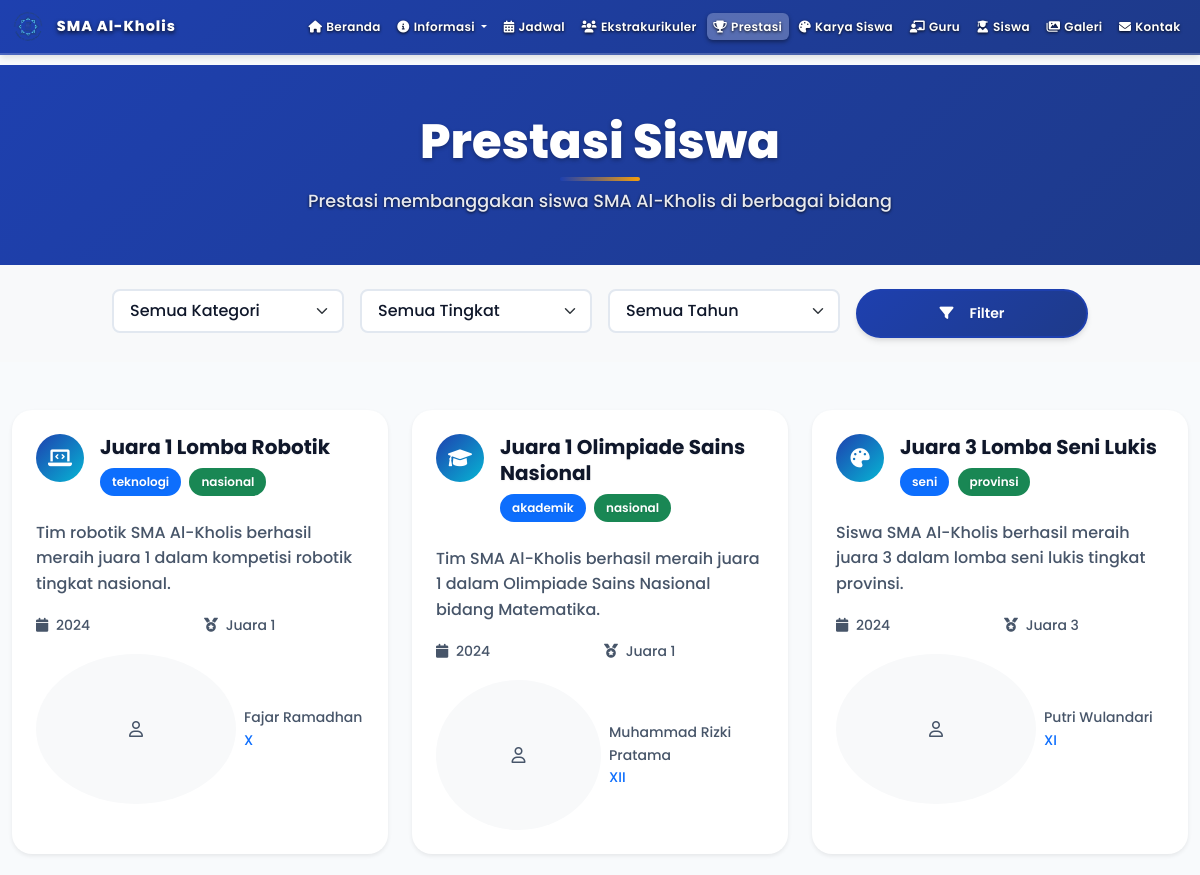
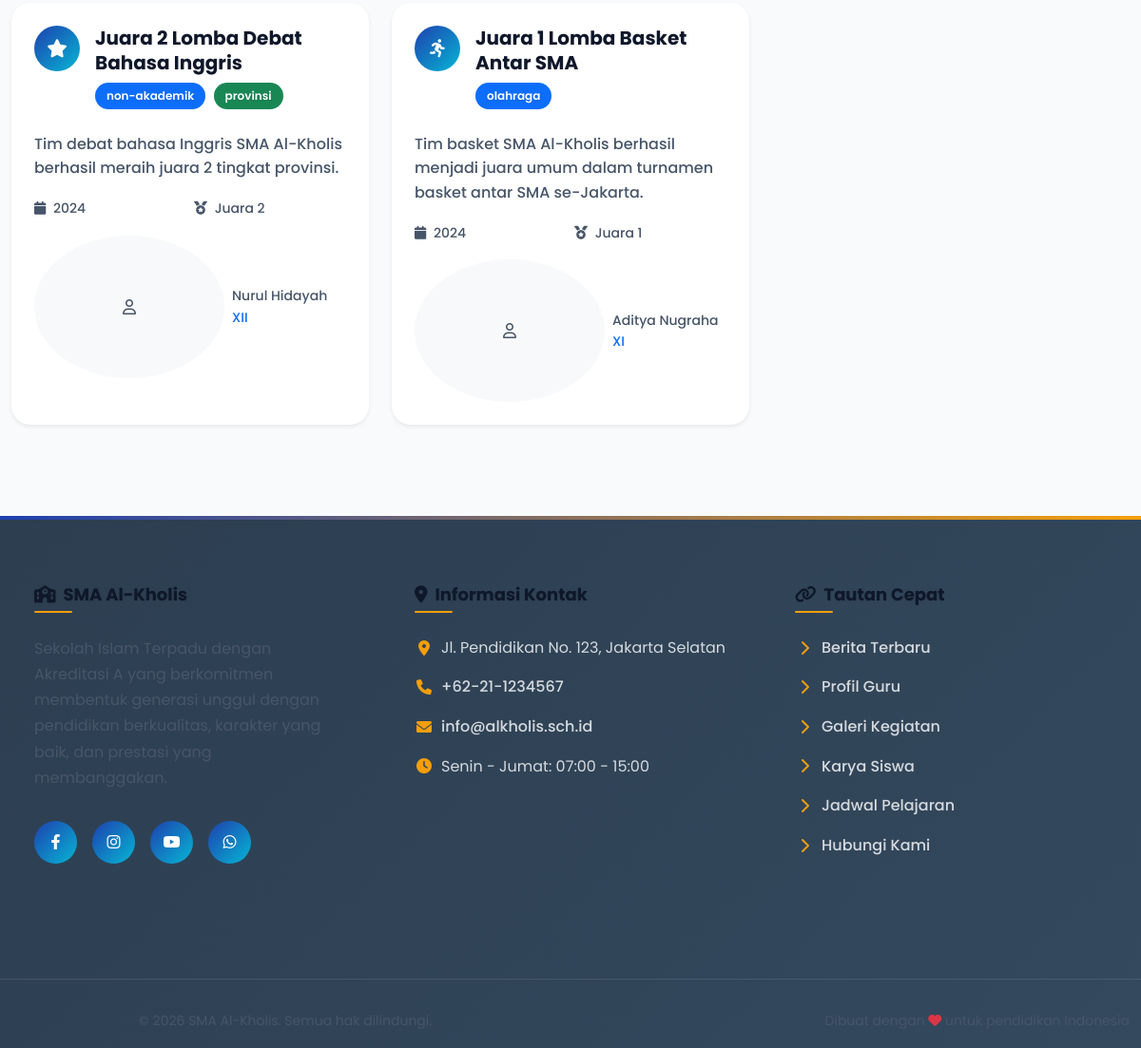
The page /prestasi.php on the database its author committed (2 pictures, top to bottom).
### tables this page shows
CREATE TABLE IF NOT EXISTS prestasi (
    id INT AUTO_INCREMENT PRIMARY KEY,
    nama_prestasi VARCHAR(255) NOT NULL,
    kategori ENUM('akademik', 'non-akademik', 'olahraga', 'seni', 'teknologi') NOT NULL,
    tingkat ENUM('sekolah', 'kecamatan', 'kabupaten', 'provinsi', 'nasional', 'internasional') NOT NULL,
    peringkat VARCHAR(50),
    tahun VARCHAR(4),
    deskripsi TEXT,
    siswa_id INT,
    guru_pembimbing_id INT,
    image VARCHAR(500),
    status ENUM('active', 'inactive') DEFAULT 'active',
    created_at TIMESTAMP DEFAULT CURRENT_TIMESTAMP,
    updated_at TIMESTAMP DEFAULT CURRENT_TIMESTAMP ON UPDATE CURRENT_TIMESTAMP,
    FOREIGN KEY (siswa_id) REFERENCES siswa(id) ON DELETE SET NULL,
    FOREIGN KEY (guru_pembimbing_id) REFERENCES guru(id) ON DELETE SET NULL
);

CREATE TABLE IF NOT EXISTS siswa (
    id INT AUTO_INCREMENT PRIMARY KEY,
    nama VARCHAR(150) NOT NULL,
    nisn VARCHAR(20) UNIQUE,
    nis VARCHAR(20),
    kelas VARCHAR(20),
    jurusan VARCHAR(50),
    tempat_lahir VARCHAR(100),
    tanggal_lahir DATE,
    jenis_kelamin ENUM('L', 'P'),
    agama VARCHAR(20),
    email VARCHAR(100),
    phone VARCHAR(20),
    alamat TEXT,
    photo VARCHAR(500),
    nama_ortu VARCHAR(100),
    phone_ortu VARCHAR(20),
    status ENUM('active', 'inactive', 'lulus') DEFAULT 'active',
    created_at TIMESTAMP DEFAULT CURRENT_TIMESTAMP,
    updated_at TIMESTAMP DEFAULT CURRENT_TIMESTAMP ON UPDATE CURRENT_TIMESTAMP
);

### prestasi.php (the view, shortened to what this page needs)
<?php
require_once 'includes/header.php';
try {
    $pdo = getDBConnection();
    $page = isset($_GET['page']) ? (int)$_GET['page'] : 1;
    $limit = 12;
    $offset = ($page - 1) * $limit;
    $query = "SELECT ps.*, s.nama as nama_siswa, s.kelas, s.photo as foto_siswa
              FROM prestasi ps
              JOIN siswa s ON ps.siswa_id = s.id
              WHERE ps.status = 'active'
              ORDER BY ps.tahun DESC, ps.tingkat DESC, ps.id DESC
              LIMIT :limit OFFSET :offset";
    $stmt = $pdo->prepare($query);
    $stmt->bindValue(':limit', $limit, PDO::PARAM_INT);
    $stmt->bindValue(':offset', $offset, PDO::PARAM_INT);
    $stmt->execute();
    $prestasi_data = $stmt->fetchAll(PDO::FETCH_ASSOC);
    $kategori_list = $pdo->query("SELECT DISTINCT kategori FROM prestasi WHERE status = 'active' ORDER BY kategori")->fetchAll(PDO::FETCH_COLUMN);
    $tingkat_list = $pdo->query("SELECT DISTINCT tingkat FROM prestasi WHERE status = 'active' ORDER BY tingkat")->fetchAll(PDO::FETCH_COLUMN);
    $tahun_list = $pdo->query("SELECT DISTINCT tahun FROM prestasi WHERE status = 'active' ORDER BY tahun DESC")->fetchAll(PDO::FETCH_COLUMN);
} catch (Exception $e) {
    error_log("Prestasi Error: " . $e->getMessage());
    $prestasi_data = [];
    $kategori_list = [];
    $tingkat_list = [];
    $tahun_list = [];
    $totalPages = 0;
    $page = 1;
}
?>
<section class="bg-gradient-primary text-white py-5">
    <div class="container">
        <div class="row justify-content-center text-center">
            <div class="col-lg-8">
                <h1 class="section-title text-white mb-3">Prestasi Siswa</h1>
                <p class="section-subtitle text-white-50">
                    Prestasi membanggakan siswa SMA Al-Kholis di berbagai bidang
                </p>
            </div>
        </div>
    </div>
</section>
<?php if (!empty($kategori_list) || !empty($tingkat_list) || !empty($tahun_list)): ?>
<section class="section bg-light py-4">
    <div class="container">
        <div class="row justify-content-center">
            <div class="col-lg-10">
                <div class="filter-container text-center">
                    <div class="row g-3 justify-content-center">
                        <?php if (!empty($kategori_list)): ?>
                        <div class="col-md-3">
                            <select class="form-select" id="filterKategori">
                                <option value="">Semua Kategori</option>
                            </select>
                        </div>
                        <?php endif; ?>
                        <?php if (!empty($tingkat_list)): ?>
                        <div class="col-md-3">
                            <select class="form-select" id="filterTingkat">
                                <option value="">Semua Tingkat</option>
                            </select>
                        </div>
                        <?php endif; ?>
                        <?php if (!empty($tahun_list)): ?>
                        <div class="col-md-3">
                            <select class="form-select" id="filterTahun">
                                <option value="">Semua Tahun</option>
                            </select>
                        </div>
                        <?php endif; ?>
                        <div class="col-md-3">
                            <button class="btn btn-primary w-100" onclick="applyFilter()">
                                <i class="fas fa-filter me-2"></i>Filter
                            </button>
                        </div>
                    </div>
                </div>
            </div>
        </div>
    </div>
</section>
<?php endif; ?>
<section class="section py-5">
    <div class="container">
        <?php if (!empty($prestasi_data)): ?>
        <div class="row g-4" id="prestasiContainer">
            <?php foreach ($prestasi_data as $prestasi): ?>
            <div class="col-lg-4 col-md-6 prestasi-item"
                 data-kategori="<?php echo htmlspecialchars($prestasi['kategori']); ?>"
                 data-tingkat="<?php echo htmlspecialchars($prestasi['tingkat']); ?>"
                 data-tahun="<?php echo htmlspecialchars($prestasi['tahun']); ?>">
                <div class="card prestasi-card h-100 border-0 shadow-sm hover-lift">
                    <div class="card-body p-4">
                        <div class="d-flex align-items-start mb-3">
                            <div class="prestasi-icon me-3">
                                <?php
                                $icons = [
                                    'akademik' => 'fas fa-graduation-cap',
                                    'non-akademik' => 'fas fa-star',
                                    'olahraga' => 'fas fa-running',
                                    'seni' => 'fas fa-palette',
                                    'teknologi' => 'fas fa-laptop-code'
                                ];
                                $icon = $icons[$prestasi['kategori']] ?? 'fas fa-trophy';
                                ?>
                                <i class="<?php echo $icon; ?>"></i>
                            </div>
                            <div class="flex-grow-1">
                                <h6 class="card-title fw-bold mb-2"><?php echo htmlspecialchars($prestasi['nama_prestasi']); ?></h6>
                                <div class="mb-2">
                                    <span class="badge bg-primary me-1"><?php echo htmlspecialchars($prestasi['kategori']); ?></span>
                                    <span class="badge bg-success"><?php echo htmlspecialchars($prestasi['tingkat']); ?></span>
                                </div>
                            </div>
                        </div>
                        <?php if (!empty($prestasi['deskripsi'])): ?>
                        <p class="card-text text-muted mb-3"><?php echo htmlspecialchars(truncateText($prestasi['deskripsi'], 100)); ?></p>
                        <?php endif; ?>
                        <div class="row g-2 mb-3">
                            <div class="col-6">
                                <small class="text-muted">
                                    <i class="fas fa-calendar me-1"></i>
                                    <?php echo htmlspecialchars($prestasi['tahun']); ?>
                                </small>
                            </div>
                            <?php if (!empty($prestasi['peringkat'])): ?>
                            <div class="col-6">
                                <small class="text-muted">
                                    <i class="fas fa-medal me-1"></i>
                                    <?php echo htmlspecialchars($prestasi['peringkat']); ?>
                                </small>
                            </div>
                            <?php endif; ?>
                        </div>
                        <div class="d-flex justify-content-between align-items-center">
                            <div class="d-flex align-items-center">
                                                           <?php if (!empty($prestasi['foto_siswa'])): ?>
                           <img src="<?php echo $prestasi['foto_siswa']; ?>"
                                alt="<?php echo htmlspecialchars($prestasi['nama_siswa']); ?>"
                                class="rounded-circle me-2"
                                style="width: 200px; height: 150px; object-fit: cover;">
                           <?php else: ?>
                           <div class="bg-light rounded-circle d-flex align-items-center justify-content-center me-2"
                                style="width: 200px; height: 150px;">
                               <i class="fas fa-user text-muted"></i>
                           </div>
                           <?php endif; ?>
                                <small class="text-muted">
                                    <?php echo htmlspecialchars($prestasi['nama_siswa']); ?>
                                    <br><span class="text-primary"><?php echo htmlspecialchars($prestasi['kelas']); ?></span>
                                </small>
                            </div>
                        </div>
                    </div>
                </div>
            </div>
            <?php endforeach; ?>
        </div>
        <?php endif; ?>
    </div>
</section>
<?php require_once 'includes/footer.php'; ?>

### assets/css/global-improvements.css (style rules this page uses)
.section { padding: 4rem 0; }
.section-title { font-weight: 700; margin-bottom: 1rem; }
.section-subtitle { font-size: 1.1rem; color: #6c757d; }
.card { border: none; border-radius: 20px; box-shadow: 0 10px 30px rgba(0,0,0,0.1); transition: all 0.3s ease; overflow: hidden; }
.btn { border-radius: 25px; font-weight: 500; padding: 0.75rem 2rem; transition: all 0.3s ease; }
.form-control, .form-select { border-radius: 15px; border: 2px solid #e9ecef; padding: 0.75rem 1rem; transition: all 0.3s ease; }
.badge { border-radius: 20px; padding: 0.5rem 1rem; font-weight: 500; }
.py-5 { padding-top: 3rem !important; padding-bottom: 3rem !important; }

### includes/header.php (style rules this page uses)
h1, h2, h3, h4, h5, h6 { color: #0f172a !important; font-weight: 700 !important; }
p { color: #475569 !important; font-weight: 400 !important; }
.text-muted { color: #475569 !important; font-weight: 500 !important; }

### prestasi.php (style rules this page uses)
.prestasi-card { transition: all 0.3s ease; border: none; box-shadow: 0 2px 10px rgba(0,0,0,0.1); }
.prestasi-icon { width: 48px; height: 48px; background: linear-gradient(135deg, #1e40af, #06b6d4); color: white; border-radius: 50%; display: flex; align-items: center; justify-content: center; font-size: 1.2rem; flex-shrink: 0; }
.filter-container .form-select { border-radius: 0.5rem; border: 2px solid #e2e8f0; padding: 0.5rem 1rem; }
.badge { font-size: 0.75rem; padding: 0.5rem 0.75rem; }

### rows shown on the page
prestasi: nama_prestasi "Juara 1 Lomba Robotik", kategori "teknologi", tingkat "nasional", deskripsi "Tim robotik SMA Al-Kholis berhasil meraih juara 1 dalam kompetisi robotik tingkat nasional.", tahun "2024", peringkat "Juara 1", siswa.nama "Fajar Ramadhan", siswa.kelas "X"
prestasi: nama_prestasi "Juara 1 Olimpiade Sains Nasional", kategori "akademik", tingkat "nasional", deskripsi "Tim SMA Al-Kholis berhasil meraih juara 1 dalam Olimpiade Sains Nasional bidang Matematika.", tahun "2024", peringkat "Juara 1", siswa.nama "Muhammad Rizki Pratama", siswa.kelas "XII"
prestasi: nama_prestasi "Juara 3 Lomba Seni Lukis", kategori "seni", tingkat "provinsi", deskripsi "Siswa SMA Al-Kholis berhasil meraih juara 3 dalam lomba seni lukis tingkat provinsi.", tahun "2024", peringkat "Juara 3", siswa.nama "Putri Wulandari", siswa.kelas "XI"
prestasi: nama_prestasi "Juara 2 Lomba Debat Bahasa Inggris", kategori "non-akademik", tingkat "provinsi", deskripsi "Tim debat bahasa Inggris SMA Al-Kholis berhasil meraih juara 2 tingkat provinsi.", tahun "2024", peringkat "Juara 2", siswa.nama "Nurul Hidayah", siswa.kelas "XII"
prestasi: nama_prestasi "Juara 1 Lomba Basket Antar SMA", kategori "olahraga", deskripsi "Tim basket SMA Al-Kholis berhasil menjadi juara umum dalam turnamen basket antar SMA se-Jakarta.", tahun "2024", peringkat "Juara 1", siswa.nama "Aditya Nugraha", siswa.kelas "XI"

### other values the page prints
getSetting('contact_address') "Jl. Pendidikan No. 123, Jakarta Selatan"
getSetting('contact_phone') "+62-21-1234567"
getSetting('contact_email') "info@alkholis.sch.id"
